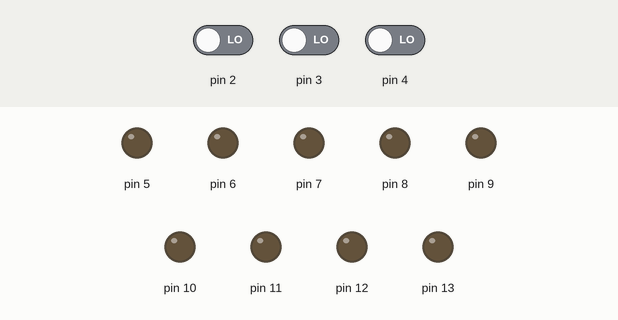
Recording of a sketch running on a simulated Arduino Uno, built with avr-gcc and run on an emulated ATmega328P. Shown: output pins drawn as LEDs (lit = HIGH). Inputs (shaded band) come from the test bench; at power-on: pin 2 LOW, pin 3 LOW, pin 4 LOW.

Above: at 1.2 s.
1.3 s: pin 2 driven HIGH
At 1.4 s:
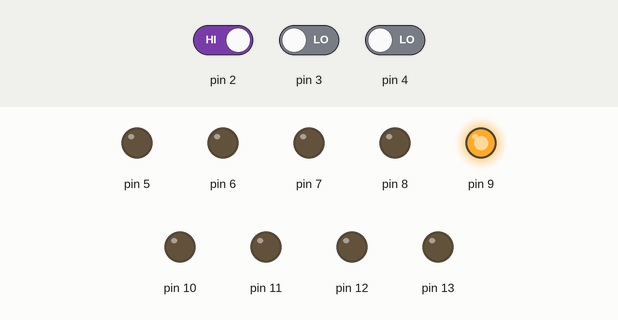
At 1.8 s:
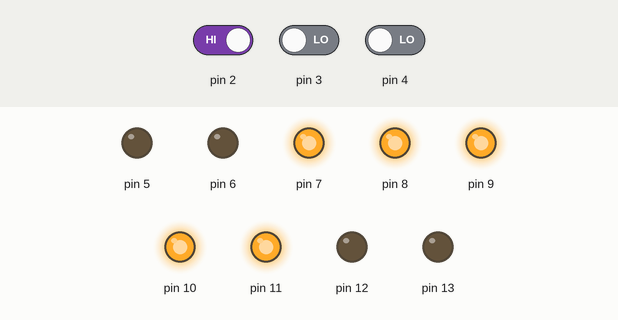
4.3 s: pin 3 driven HIGH
At 6.1 s:
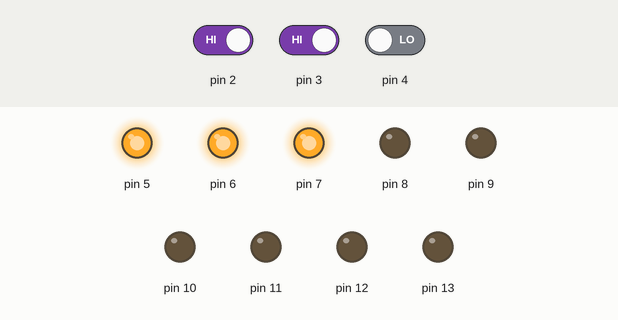
Timing chart, 0 to 19.3 s (numbered marks = the images above; inputs shaded):
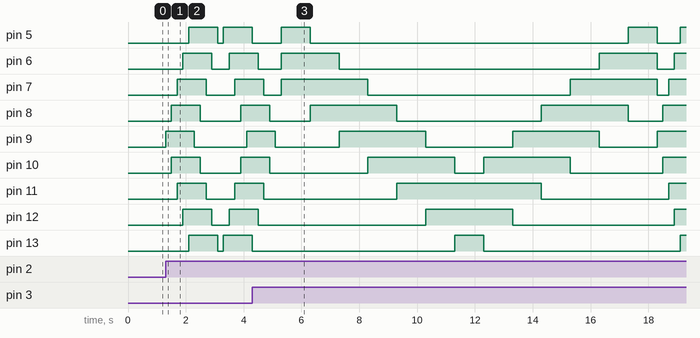

Measured:
- after the input at 1.3 s, pin 5: LOW → HIGH after 0.80 s, → LOW 1.0 s later, → HIGH 0.20 s later; pin 6: LOW → HIGH after 0.60 s, → LOW 1.0 s later, → HIGH 0.60 s later
- after the input at 4.3 s, pin 11: LOW → HIGH after 5.0 s, → LOW 5.0 s later, → HIGH 4.4 s later

The sketch:

Opcion2.ino
```cpp
void setup() {
  // put your setup code here, to run once:
  pinMode(2, INPUT);
  pinMode(3, INPUT);
  pinMode(4, INPUT);

  pinMode(5,OUTPUT);
  pinMode(6,OUTPUT);
  pinMode(7,OUTPUT);
  pinMode(8,OUTPUT);
  pinMode(9,OUTPUT);
  pinMode(10,OUTPUT);
  pinMode(11,OUTPUT);
  pinMode(12,OUTPUT);
  pinMode(13,OUTPUT);
}

void loop() {
  // put your main code here, to run repeatedly:
  if (digitalRead(4)==HIGH){
    for(int x=5; x<=13; x++){
      digitalWrite(x, HIGH);
      delay(300);
    }
    for(int x=13; x>=5; x--){
      digitalWrite(x, LOW);
      delay(300);
    }
  }

  if (digitalRead(3)==HIGH){
    for(int x=5; x<=11; x++){
      digitalWrite(x, HIGH);
      digitalWrite(x+1, HIGH);
      digitalWrite(x+2, HIGH);
      delay(1000);
      digitalWrite(x, LOW);
      digitalWrite(x+1, LOW);
      digitalWrite(x+2, LOW);
    }
    for(int x=12; x>=7; x--){
      digitalWrite(x, HIGH);
      digitalWrite(x-1, HIGH);
      digitalWrite(x-2, HIGH);
      delay(1000);
      digitalWrite(x, LOW);
      digitalWrite(x-1, LOW);
      digitalWrite(x-2, LOW);
    }
  }

  if (digitalRead(2)==HIGH){
    for(int x=0; x<=4; x++){
      digitalWrite(9+x, HIGH);
      digitalWrite(9-x, HIGH);
      delay(200);
    }
    for(int x=0; x<=4; x++){
      digitalWrite(9+x, LOW);
      digitalWrite(9-x, LOW);
      delay(200);
    }
    for(int x=4; x>=0; x--){
      digitalWrite(9+x, HIGH);
      digitalWrite(9-x, HIGH);
      delay(200);
    }
    for(int x=4; x>=0; x--){
      digitalWrite(9+x, LOW);
      digitalWrite(9-x, LOW);
      delay(200);
    }
  }
}
```
